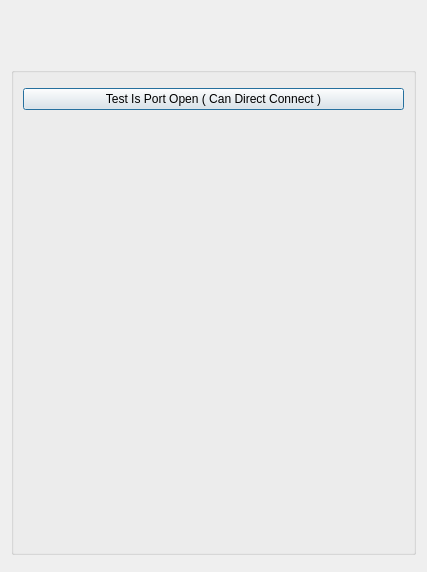
<?xml version="1.0" encoding="UTF-8"?>
<ui version="4.0">
 <class>NetworkSettingsDlg</class>
 <widget class="QDialog" name="NetworkSettingsDlg">
  <property name="geometry">
   <rect>
    <x>0</x>
    <y>0</y>
    <width>427</width>
    <height>572</height>
   </rect>
  </property>
  <property name="windowTitle">
   <string>Network Settings</string>
  </property>
  <layout class="QVBoxLayout" name="verticalLayout_3">
   <item>
    <widget class="TitleBarWidget" name="m_TitleBarWidget" native="true">
     <property name="sizePolicy">
      <sizepolicy hsizetype="Preferred" vsizetype="Preferred">
       <horstretch>0</horstretch>
       <verstretch>0</verstretch>
      </sizepolicy>
     </property>
     <property name="minimumSize">
      <size>
       <width>0</width>
       <height>50</height>
      </size>
     </property>
     <property name="maximumSize">
      <size>
       <width>16777215</width>
       <height>103</height>
      </size>
     </property>
    </widget>
   </item>
   <item>
    <widget class="QGroupBox" name="DialogItemsGroupBox">
     <property name="title">
      <string/>
     </property>
     <layout class="QVBoxLayout" name="verticalLayout">
      <item>
       <widget class="NetworkKeyWidget" name="m_NetworkKeyWidget" native="true">
        <property name="sizePolicy">
         <sizepolicy hsizetype="Expanding" vsizetype="Preferred">
          <horstretch>0</horstretch>
          <verstretch>0</verstretch>
         </sizepolicy>
        </property>
       </widget>
      </item>
      <item>
       <widget class="QPushButton" name="m_IsPortOpenTesButton">
        <property name="text">
         <string>Test Is Port Open ( Can Direct Connect )</string>
        </property>
       </widget>
      </item>
      <item>
       <spacer name="verticalSpacer_2">
        <property name="orientation">
         <enum>Qt::Vertical</enum>
        </property>
        <property name="sizeHint" stdset="0">
         <size>
          <width>20</width>
          <height>40</height>
         </size>
        </property>
       </spacer>
      </item>
     </layout>
    </widget>
   </item>
   <item>
    <widget class="BottomBarWidget" name="m_BottomBarWidget" native="true">
     <property name="sizePolicy">
      <sizepolicy hsizetype="Expanding" vsizetype="Minimum">
       <horstretch>0</horstretch>
       <verstretch>0</verstretch>
      </sizepolicy>
     </property>
     <property name="minimumSize">
      <size>
       <width>30</width>
       <height>0</height>
      </size>
     </property>
     <property name="autoFillBackground">
      <bool>true</bool>
     </property>
    </widget>
   </item>
  </layout>
 </widget>
 <customwidgets>
  <customwidget>
   <class>TitleBarWidget</class>
   <extends>QWidget</extends>
   <header>TitleBarWidget.h</header>
   <container>1</container>
  </customwidget>
  <customwidget>
   <class>BottomBarWidget</class>
   <extends>QWidget</extends>
   <header location="global">BottomBarWidget.h</header>
   <container>1</container>
  </customwidget>
  <customwidget>
   <class>NetworkKeyWidget</class>
   <extends>QWidget</extends>
   <header>NetworkKeyWidget.h</header>
   <container>1</container>
  </customwidget>
 </customwidgets>
 <resources/>
 <connections/>
</ui>
